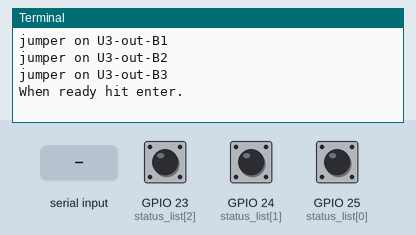
Simulated run of this program. Board: Raspberry Pi (BCM pin numbers). Shown: the last lines printed to the terminal. The inputs (shaded band) are chosen by the test bench; at power-on: GPIO 23 (status_list[2]) HIGH, GPIO 24 (status_list[1]) HIGH, GPIO 25 (status_list[0]) HIGH.

Above: at 1.2 s.
1.3 s: "1" typed at the terminal, then Enter
At 2.1 s:
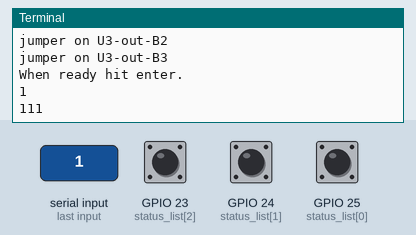
2.8 s: GPIO 23 (status_list[2]) pulled LOW for 0.15 s
At 4.0 s:
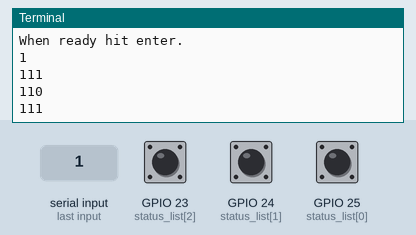
4.4 s: GPIO 24 (status_list[1]) pulled LOW for 0.15 s
At 5.2 s:
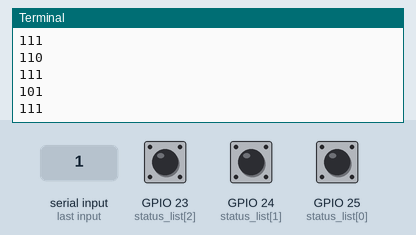
6.0 s: GPIO 25 (status_list[0]) pulled LOW for 0.15 s
At 7.6 s:
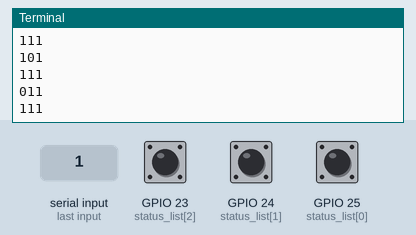
Timing chart, 0 to 8.6 s (numbered marks = the images above; inputs shaded):
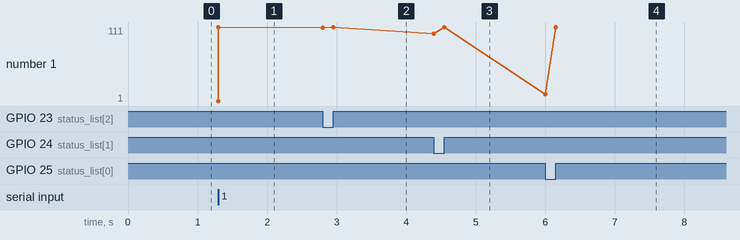

The program:

buttons-wp.py
```python
#!/usr/bin/env python2.7
# Python 2.7 version by Alex Eames of http://RasPi.TV
# functionally equivalent to the Gertboard buttons test
# by Gert Jan van Loo & Myra VanInwegen
# Use at your own risk - I'm pretty sure the code is harmless,
# but check it yourself.

import wiringpi

wiringpi.wiringPiSetupGpio()                        # initialise wiringpi
for port_num in range(23,26):
    wiringpi.pinMode(port_num, 0)                   # set up ports for input
    wiringpi.pullUpDnControl(port_num, wiringpi.PUD_UP) #set pullups

def reset_ports():                          # resets the ports for a safe exit
    for i in range(23,26):
        wiringpi.pinMode(i,0)               # set ports to input mode

print "These are the connections for the buttons test:" # Print Instructions
print "GP25 in J2 --- B1 in J3"
print "GP24 in J2 --- B2 in J3"
print "GP23 in J2 --- B3 in J3"
print "Optionally, if you want the LEDs to reflect button state do the following:"
print "jumper on U3-out-B1"
print "jumper on U3-out-B2"
print "jumper on U3-out-B3"
raw_input("When ready hit enter.\n")

button_press = 0                            # set intial values for variables
previous_status = ''

try:
    while button_press < 20:    # read inputs constantly until 19 changes made
        status_list = [wiringpi.digitalRead(25), wiringpi.digitalRead(24), wiringpi.digitalRead(23)]
        for i in range(0,3):
            if status_list[i]:
                status_list[i] = "1"
            else:
                status_list[i] = "0"
                                # dump current status values in a variable
        current_status = ''.join((status_list[0],status_list[1],status_list[2]))
                                # if that variable not same as last time
        if current_status != previous_status:
            print current_status                 # print the results
                                # update status variable for next comparison
            previous_status = current_status
                                # increment button_press counter
            button_press += 1

except KeyboardInterrupt:                 # trap a CTRL+C keyboard interrupt
    reset_ports()                         # resets GPIO ports
reset_ports()           # on finishing,reset all GPIO ports used by this program
```

Measured:
- after the input at 1.3 s, the terminal: prints a new line at once (image 1)
- after the input at 2.8 s, the terminal: prints a new line at once (image 2)
- after the input at 4.4 s, the terminal: prints a new line at once (image 3)
- after the input at 6.0 s, the terminal: prints a new line at once (image 4)
